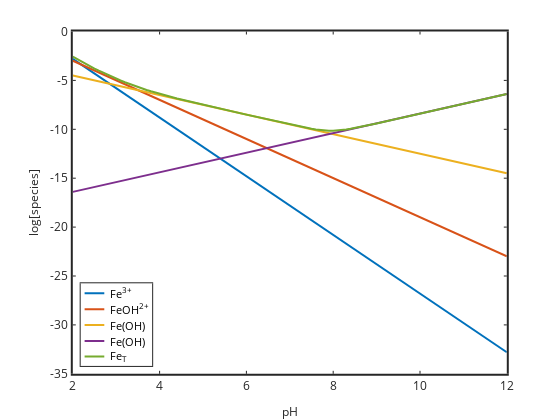
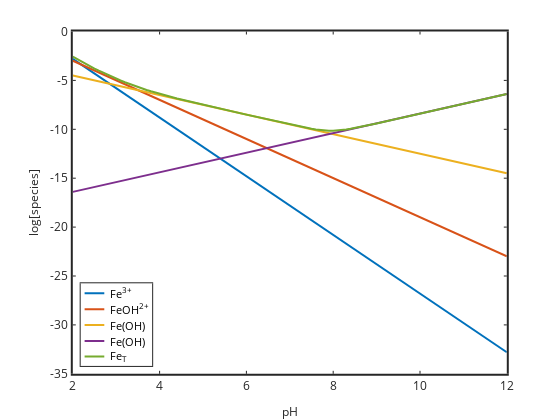

Notebook code cell kept with these figures, in order:
### Markdown cell above
# U shaped solubility diagram

For Fe$^{3+}$ we can have Fe(OH)$_{3(\mathrm{s})}$ form as a solid phase

$\mathrm{Fe(OH)}_{3(\mathrm{s})} \leftrightharpoons \mathrm{Fe}^{3+} + 3\mathrm{OH}^-$

with $K_{sp}$=10$^{-38.8}$

There are also 3 overall deprotonation reactions with $\beta_{a1}=10^{-2.19}$, $\beta_{a2}=10^{-5.7}$ and $\beta_{a4}=10^{-21.6}$.  Note: some databases include a $\beta_{a3}$ but the formation of Fe(OH)$_3$ as an aqueous species is not confirmed.

### Code cell
%plot -s 600,500 -f 'svg'
pH=2:0.1:12;
Ksp=10^-38.8;
B1=10^-2.19;
B2=10^-5.7;
B4=10^-21.6;
Kw=1e-14;
logFe=log10(Ksp./Kw^3)-3*pH; Fe=10.^logFe;
logFeOH=log10(B1*Ksp/Kw^3)-2*pH; FeOH=10.^logFeOH;
logFeOH2=log10(B2*Ksp/Kw^3)-pH; FeOH2=10.^logFeOH2;
logFeOH4=log10(B4*Ksp./Kw^3)+pH; FeOH4=10.^logFeOH4;
FeT=Fe+FeOH+FeOH2+FeOH4; logFeT=log10(FeT);
figure(1)
plot(pH,logFe,'linewidth',2,pH,logFeOH,'linewidth',2,pH,logFeOH2,'linewidth',2,...
pH,logFeOH4,'linewidth',2,pH,logFeT,'linewidth',2)
set(gca,'linewidth',2,'fontsize',12);
xlabel('pH','fontsize',12)
ylabel('log[species]','fontsize',12)
legend('Fe^{3+}','FeOH^{2+}','Fe(OH)_2^+','Fe(OH)_4^-','Fe_T','location','southwest');
figure(1)

### Figure 1 — Plotly figure (JSON) as saved in the notebook; plotly's stock layout.template omitted (floating-point values rounded to 4 significant figures)
{"data": [{"line": {"color": "rgb(0,113,188)", "dash": "solid", "width": 2}, "marker": {"color": "rgb(0,113,188)", "line": {"color": "rgb(0,113,188)"}, "size": 6, "symbol": "none"}, "mode": "lines", "name": "Fe^{3+}", "showlegend": true, "type": "scatter", "visibility": true, "x": [2, 2.1, 2.2, 2.3, 2.4, 2.5, 2.6, 2.7, 2.8, 2.9, 3, 3.1, 3.2, 3.3, 3.4, 3.5, 3.6, 3.7, 3.8, 3.9, 4, 4.1, 4.2, 4.3, 4.4, 4.5, 4.6, 4.7, 4.8, 4.9, 5, 5.1, 5.2, 5.3, 5.4, 5.5, 5.6, 5.7, 5.8, 5.9, 6, 6.1, 6.2, 6.3, 6.4, 6.5, 6.6, 6.7, 6.8, 6.9, 7, 7.1, 7.2, 7.3, 7.4, 7.5, 7.6, 7.7, 7.8, 7.9, 8, 8.1, 8.2, 8.3, 8.4, 8.5, 8.6, 8.7, 8.8, 8.9, 9, 9.1, 9.2, 9.3, 9.4, 9.5, 9.6, 9.7, 9.8, 9.9, 10, 10.1, 10.2, 10.3, 10.4, 10.5, 10.6, 10.7, 10.8, 10.9, 11, 11.1, 11.2, 11.3, 11.4, 11.5, 11.6, 11.7, 11.8, 11.9, 12], "xaxis": "x", "y": [-2.8, -3.1, -3.4, -3.7, -4.0, -4.3, -4.6, -4.9, -5.2, -5.5, -5.8, -6.1, -6.4, -6.7, -7.0, -7.3, -7.6, -7.9, -8.2, -8.5, -8.8, -9.1, -9.4, -9.7, -10.0, -10.3, -10.6, -10.9, -11.2, -11.5, -11.8, -12.1, -12.4, -12.7, -13, -13.3, -13.6, -13.9, -14.2, -14.5, -14.8, -15.1, -15.4, -15.7, -16, -16.3, -16.6, -16.9, -17.2, -17.5, -17.8, -18.1, -18.4, -18.7, -19, -19.3, -19.6, -19.9, -20.2, -20.5, -20.8, -21.1, -21.4, -21.7, -22, -22.3, -22.6, -22.9, -23.2, -23.5, -23.8, -24.1, -24.4, -24.7, -25, -25.3, -25.6, -25.9, -26.2, -26.5, -26.8, -27.1, -27.4, -27.7, -28, -28.3, -28.6, -28.9, -29.2, -29.5, -29.8, -30.1, -30.4, -30.7, -31, -31.3, -31.6, -31.9, -32.2, -32.5, -32.8], "yaxis": "y"}, {"line": {"color": "rgb(216,82,24)", "dash": "solid", "width": 2}, "marker": {"color": "rgb(216,82,24)", "line": {"color": "rgb(216,82,24)"}, "size": 6, "symbol": "none"}, "mode": "lines", "name": "FeOH^{2+}", "showlegend": true, "type": "scatter", "visibility": true, "x": [2, 2.1, 2.2, 2.3, 2.4, 2.5, 2.6, 2.7, 2.8, 2.9, 3, 3.1, 3.2, 3.3, 3.4, 3.5, 3.6, 3.7, 3.8, 3.9, 4, 4.1, 4.2, 4.3, 4.4, 4.5, 4.6, 4.7, 4.8, 4.9, 5, 5.1, 5.2, 5.3, 5.4, 5.5, 5.6, 5.7, 5.8, 5.9, 6, 6.1, 6.2, 6.3, 6.4, 6.5, 6.6, 6.7, 6.8, 6.9, 7, 7.1, 7.2, 7.3, 7.4, 7.5, 7.6, 7.7, 7.8, 7.9, 8, 8.1, 8.2, 8.3, 8.4, 8.5, 8.6, 8.7, 8.8, 8.9, 9, 9.1, 9.2, 9.3, 9.4, 9.5, 9.6, 9.7, 9.8, 9.9, 10, 10.1, 10.2, 10.3, 10.4, 10.5, 10.6, 10.7, 10.8, 10.9, 11, 11.1, 11.2, 11.3, 11.4, 11.5, 11.6, 11.7, 11.8, 11.9, 12], "xaxis": "x", "y": [-2.99, -3.19, -3.39, -3.59, -3.79, -3.99, -4.19, -4.39, -4.59, -4.79, -4.99, -5.19, -5.39, -5.59, -5.79, -5.99, -6.19, -6.39, -6.59, -6.79, -6.99, -7.19, -7.39, -7.59, -7.79, -7.99, -8.19, -8.39, -8.59, -8.79, -8.99, -9.19, -9.39, -9.59, -9.79, -9.99, -10.19, -10.39, -10.59, -10.79, -10.99, -11.19, -11.39, -11.59, -11.79, -11.99, -12.19, -12.39, -12.59, -12.79, -12.99, -13.19, -13.39, -13.59, -13.79, -13.99, -14.19, -14.39, -14.59, -14.79, -14.99, -15.19, -15.39, -15.59, -15.79, -15.99, -16.19, -16.39, -16.59, -16.79, -16.99, -17.19, -17.39, -17.59, -17.79, -17.99, -18.19, -18.39, -18.59, -18.79, -18.99, -19.19, -19.39, -19.59, -19.79, -19.99, -20.19, -20.39, -20.59, -20.79, -20.99, -21.19, -21.39, -21.59, -21.79, -21.99, -22.19, -22.39, -22.59, -22.79, -22.99], "yaxis": "y"}, {"line": {"color": "rgb(236,176,31)", "dash": "solid", "width": 2}, "marker": {"color": "rgb(236,176,31)", "line": {"color": "rgb(236,176,31)"}, "size": 6, "symbol": "none"}, "mode": "lines", "name": "Fe(OH)_2^+", "showlegend": true, "type": "scatter", "visibility": true, "x": [2, 2.1, 2.2, 2.3, 2.4, 2.5, 2.6, 2.7, 2.8, 2.9, 3, 3.1, 3.2, 3.3, 3.4, 3.5, 3.6, 3.7, 3.8, 3.9, 4, 4.1, 4.2, 4.3, 4.4, 4.5, 4.6, 4.7, 4.8, 4.9, 5, 5.1, 5.2, 5.3, 5.4, 5.5, 5.6, 5.7, 5.8, 5.9, 6, 6.1, 6.2, 6.3, 6.4, 6.5, 6.6, 6.7, 6.8, 6.9, 7, 7.1, 7.2, 7.3, 7.4, 7.5, 7.6, 7.7, 7.8, 7.9, 8, 8.1, 8.2, 8.3, 8.4, 8.5, 8.6, 8.7, 8.8, 8.9, 9, 9.1, 9.2, 9.3, 9.4, 9.5, 9.6, 9.7, 9.8, 9.9, 10, 10.1, 10.2, 10.3, 10.4, 10.5, 10.6, 10.7, 10.8, 10.9, 11, 11.1, 11.2, 11.3, 11.4, 11.5, 11.6, 11.7, 11.8, 11.9, 12], "xaxis": "x", "y": [-4.5, -4.6, -4.7, -4.8, -4.9, -5.0, -5.1, -5.2, -5.3, -5.4, -5.5, -5.6, -5.7, -5.8, -5.9, -6.0, -6.1, -6.2, -6.3, -6.4, -6.5, -6.6, -6.7, -6.8, -6.9, -7.0, -7.1, -7.2, -7.3, -7.4, -7.5, -7.6, -7.7, -7.8, -7.9, -8.0, -8.1, -8.2, -8.3, -8.4, -8.5, -8.6, -8.7, -8.8, -8.9, -9.0, -9.1, -9.2, -9.3, -9.4, -9.5, -9.6, -9.7, -9.8, -9.9, -10.0, -10.1, -10.2, -10.3, -10.4, -10.5, -10.6, -10.7, -10.8, -10.9, -11.0, -11.1, -11.2, -11.3, -11.4, -11.5, -11.6, -11.7, -11.8, -11.9, -12.0, -12.1, -12.2, -12.3, -12.4, -12.5, -12.6, -12.7, -12.8, -12.9, -13.0, -13.1, -13.2, -13.3, -13.4, -13.5, -13.6, -13.7, -13.8, -13.9, -14.0, -14.1, -14.2, -14.3, -14.4, -14.5], "yaxis": "y"}, {"line": {"color": "rgb(125,46,141)", "dash": "solid", "width": 2}, "marker": {"color": "rgb(125,46,141)", "line": {"color": "rgb(125,46,141)"}, "size": 6, "symbol": "none"}, "mode": "lines", "name": "Fe(OH)_4^-", "showlegend": true, "type": "scatter", "visibility": true, "x": [2, 2.1, 2.2, 2.3, 2.4, 2.5, 2.6, 2.7, 2.8, 2.9, 3, 3.1, 3.2, 3.3, 3.4, 3.5, 3.6, 3.7, 3.8, 3.9, 4, 4.1, 4.2, 4.3, 4.4, 4.5, 4.6, 4.7, 4.8, 4.9, 5, 5.1, 5.2, 5.3, 5.4, 5.5, 5.6, 5.7, 5.8, 5.9, 6, 6.1, 6.2, 6.3, 6.4, 6.5, 6.6, 6.7, 6.8, 6.9, 7, 7.1, 7.2, 7.3, 7.4, 7.5, 7.6, 7.7, 7.8, 7.9, 8, 8.1, 8.2, 8.3, 8.4, 8.5, 8.6, 8.7, 8.8, 8.9, 9, 9.1, 9.2, 9.3, 9.4, 9.5, 9.6, 9.7, 9.8, 9.9, 10, 10.1, 10.2, 10.3, 10.4, 10.5, 10.6, 10.7, 10.8, 10.9, 11, 11.1, 11.2, 11.3, 11.4, 11.5, 11.6, 11.7, 11.8, 11.9, 12], "xaxis": "x", "y": [-16.4, -16.3, -16.2, -16.1, -16.0, -15.9, -15.8, -15.7, -15.6, -15.5, -15.4, -15.3, -15.2, -15.1, -15.0, -14.9, -14.8, -14.7, -14.6, -14.5, -14.4, -14.3, -14.2, -14.1, -14.0, -13.9, -13.8, -13.7, -13.6, -13.5, -13.4, -13.3, -13.2, -13.1, -13.0, -12.9, -12.8, -12.7, -12.6, -12.5, -12.4, -12.3, -12.2, -12.1, -12.0, -11.9, -11.8, -11.7, -11.6, -11.5, -11.4, -11.3, -11.2, -11.1, -11.0, -10.9, -10.8, -10.7, -10.6, -10.5, -10.4, -10.3, -10.2, -10.1, -10.0, -9.9, -9.8, -9.7, -9.6, -9.5, -9.4, -9.3, -9.2, -9.1, -9.0, -8.9, -8.8, -8.7, -8.6, -8.5, -8.4, -8.3, -8.2, -8.1, -8.0, -7.9, -7.8, -7.7, -7.6, -7.5, -7.4, -7.3, -7.2, -7.1, -7.0, -6.9, -6.8, -6.7, -6.6, -6.5, -6.4], "yaxis": "y"}, {"line": {"color": "rgb(118,171,47)", "dash": "solid", "width": 2}, "marker": {"color": "rgb(118,171,47)", "line": {"color": "rgb(118,171,47)"}, "size": 6, "symbol": "none"}, "mode": "lines", "name": "Fe_T", "showlegend": true, "type": "scatter", "visibility": true, "x": [2, 2.1, 2.2, 2.3, 2.4, 2.5, 2.6, 2.7, 2.8, 2.9, 3, 3.1, 3.2, 3.3, 3.4, 3.5, 3.6, 3.7, 3.8, 3.9, 4, 4.1, 4.2, 4.3, 4.4, 4.5, 4.6, 4.7, 4.8, 4.9, 5, 5.1, 5.2, 5.3, 5.4, 5.5, 5.6, 5.7, 5.8, 5.9, 6, 6.1, 6.2, 6.3, 6.4, 6.5, 6.6, 6.7, 6.8, 6.9, 7, 7.1, 7.2, 7.3, 7.4, 7.5, 7.6, 7.7, 7.8, 7.9, 8, 8.1, 8.2, 8.3, 8.4, 8.5, 8.6, 8.7, 8.8, 8.9, 9, 9.1, 9.2, 9.3, 9.4, 9.5, 9.6, 9.7, 9.8, 9.9, 10, 10.1, 10.2, 10.3, 10.4, 10.5, 10.6, 10.7, 10.8, 10.9, 11, 11.1, 11.2, 11.3, 11.4, 11.5, 11.6, 11.7, 11.8, 11.9, 12], "xaxis": "x", "y": [-2.578, -2.834, -3.083, -3.326, -3.561, -3.789, -4.01, -4.224, -4.432, -4.632, -4.824, -5.01, -5.189, -5.361, -5.526, -5.683, -5.834, -5.978, -6.117, -6.249, -6.377, -6.5, -6.619, -6.734, -6.847, -6.957, -7.066, -7.173, -7.278, -7.383, -7.486, -7.589, -7.691, -7.793, -7.894, -7.996, -8.096, -8.197, -8.298, -8.398, -8.499, -8.599, -8.699, -8.799, -8.899, -8.999, -9.099, -9.198, -9.298, -9.396, -9.494, -9.591, -9.686, -9.779, -9.867, -9.948, -10.02, -10.08, -10.12, -10.15, -10.15, -10.12, -10.08, -10.02, -9.949, -9.867, -9.779, -9.686, -9.591, -9.495, -9.397, -9.298, -9.199, -9.099, -8.999, -8.9, -8.8, -8.7, -8.6, -8.5, -8.4, -8.3, -8.2, -8.1, -8.0, -7.9, -7.8, -7.7, -7.6, -7.5, -7.4, -7.3, -7.2, -7.1, -7.0, -6.9, -6.8, -6.7, -6.6, -6.5, -6.4], "yaxis": "y"}, {"hoverinfo": "none", "line": {"color": "rgb(0,113,188)", "dash": "solid", "width": 2}, "marker": {"color": "rgb(0,113,188)", "line": {"color": "rgb(0,113,188)"}, "size": 6, "symbol": "none"}, "mode": "lines", "name": "", "showlegend": false, "type": "scatter", "visibility": true, "x": [3, 18], "xaxis": "x2", "y": [7.573, 7.573], "yaxis": "y2"}, {"hoverinfo": "none", "line": {"color": "rgb(216,82,24)", "dash": "solid", "width": 2}, "marker": {"color": "rgb(216,82,24)", "line": {"color": "rgb(216,82,24)"}, "size": 6, "symbol": "none"}, "mode": "lines", "name": "", "showlegend": false, "type": "scatter", "visibility": true, "x": [3, 18], "xaxis": "x2", "y": [19.72, 19.72], "yaxis": "y2"}, {"hoverinfo": "none", "line": {"color": "rgb(236,176,31)", "dash": "solid", "width": 2}, "marker": {"color": "rgb(236,176,31)", "line": {"color": "rgb(236,176,31)"}, "size": 6, "symbol": "none"}, "mode": "lines", "name": "", "showlegend": false, "type": "scatter", "visibility": true, "x": [3, 18], "xaxis": "x2", "y": [31.86, 31.86], "yaxis": "y2"}, {"hoverinfo": "none", "line": {"color": "rgb(125,46,141)", "dash": "solid", "width": 2}, "marker": {"color": "rgb(125,46,141)", "line": {"color": "rgb(125,46,141)"}, "size": 6, "symbol": "none"}, "mode": "lines", "name": "", "showlegend": false, "type": "scatter", "visibility": true, "x": [3, 18], "xaxis": "x2", "y": [44.01, 44.01], "yaxis": "y2"}, {"hoverinfo": "none", "line": {"color": "rgb(118,171,47)", "dash": "solid", "width": 2}, "marker": {"color": "rgb(118,171,47)", "line": {"color": "rgb(118,171,47)"}, "size": 6, "symbol": "none"}, "mode": "lines", "name": "", "showlegend": false, "type": "scatter", "visibility": true, "x": [3, 18], "xaxis": "x2", "y": [55.77, 55.77], "yaxis": "y2"}], "layout": {"annotations": [{"font": {"color": "rgb(0, 0, 0)", "size": 10.8}, "showarrow": false, "text": "Fe<sup>3+</sup>", "x": 21, "xanchor": "left", "xref": "x2", "y": 7.573, "yanchor": "middle", "yref": "y2"}, {"font": {"color": "rgb(0, 0, 0)", "size": 10.8}, "showarrow": false, "text": "FeOH<sup>2+</sup>", "x": 21, "xanchor": "left", "xref": "x2", "y": 19.72, "yanchor": "middle", "yref": "y2"}, {"font": {"color": "rgb(0, 0, 0)", "size": 10.8}, "showarrow": false, "text": "Fe(OH)", "x": 21, "xanchor": "left", "xref": "x2", "y": 31.86, "yanchor": "middle", "yref": "y2"}, {"font": {"color": "rgb(0, 0, 0)", "size": 10.8}, "showarrow": false, "text": "Fe(OH)", "x": 21, "xanchor": "left", "xref": "x2", "y": 44.01, "yanchor": "middle", "yref": "y2"}, {"font": {"color": "rgb(0, 0, 0)", "size": 10.8}, "showarrow": false, "text": "Fe<sub>T</sub>", "x": 21, "xanchor": "left", "xref": "x2", "y": 55.77, "yanchor": "middle", "yref": "y2"}], "height": 420, "hovermode": "closest", "margin": {"b": 0, "l": 0, "r": 0, "t": 0}, "plot_bgcolor": "rgba(0, 0, 0, 0)", "showlegend": false, "width": 560, "xaxis": {"anchor": "y", "autorange": false, "domain": [0.13, 0.905], "exponentformat": "none", "gridcolor": "rgba(38,38,38,0.15)", "gridwidth": 2, "linecolor": "rgb(38,38,38)", "linewidth": 2, "mirror": "ticks", "range": [2, 12], "showgrid": false, "showline": true, "side": "bottom", "spikedash": "solid", "spikemode": "across", "spikesides": false, "spikethickness": 1, "tickangle": 0, "tickcolor": "rgb(38,38,38)", "tickfont": {"color": "rgb(38,38,38)", "size": 12}, "ticklen": 3, "ticks": "inside", "ticktext": ["2", "4", "6", "8", "10", "12"], "tickvals": [2, 4, 6, 8, 10, 12], "title": {"font": {"color": "rgb(38,38,38)", "size": 12}, "text": "pH"}, "type": "linear", "visible": true, "zeroline": false}, "xaxis2": {"anchor": "y2", "autorange": false, "domain": [0.1441, 0.2717], "exponentformat": "none", "fixedrange": true, "gridcolor": "rgba(38,38,38,0.15)", "gridwidth": 1, "linecolor": "rgb(38,38,38)", "linewidth": 1, "mirror": true, "range": [0, 54.48], "showgrid": false, "showline": true, "showspikes": false, "side": "bottom", "spikedash": "solid", "spikemode": "across", "spikesides": false, "spikethickness": 1, "tickangle": 0, "tickcolor": "rgb(38,38,38)", "tickfont": {"color": "rgb(38,38,38)", "size": 10.8}, "ticklen": 3, "ticks": "", "ticktext": [], "tickvals": [], "title": {"font": {"color": "rgb(0, 0, 0)", "size": 11.88}, "text": ""}, "type": "linear", "visible": true, "zeroline": false}, "yaxis": {"anchor": "x", "autorange": false, "domain": [0.11, 0.925], "exponentformat": "none", "gridcolor": "rgba(38,38,38,0.15)", "gridwidth": 2, "linecolor": "rgb(38,38,38)", "linewidth": 2, "mirror": "ticks", "range": [-35, 0], "showgrid": false, "showline": true, "side": "left", "spikedash": "solid", "spikemode": "across", "spikesides": false, "spikethickness": 1, "tickangle": 0, "tickcolor": "rgb(38,38,38)", "tickfont": {"color": "rgb(38,38,38)", "size": 12}, "ticklen": 3, "ticks": "inside", "ticktext": ["-35", "-30", "-25", "-20", "-15", "-10", "-5", "0"], "tickvals": [-35, -30, -25, -20, -15, -10, -5, 0], "title": {"font": {"color": "rgb(38,38,38)", "size": 12}, "text": "log[species]"}, "type": "linear", "visible": true, "zeroline": false}, "yaxis2": {"anchor": "x2", "autorange": false, "domain": [0.1287, 0.3255], "exponentformat": "none", "fixedrange": true, "gridcolor": "rgba(38,38,38,0.15)", "gridwidth": 1, "linecolor": "rgb(38,38,38)", "linewidth": 1, "mirror": true, "range": [62.96, 0], "showgrid": false, "showline": true, "showspikes": false, "side": "left", "spikedash": "solid", "spikemode": "across", "spikesides": false, "spikethickness": 1, "tickangle": 0, "tickcolor": "rgb(38,38,38)", "tickfont": {"color": "rgb(38,38,38)", "size": 10.8}, "ticklen": 3, "ticks": "", "ticktext": [], "tickvals": [], "title": {"font": {"color": "rgb(0, 0, 0)", "size": 11.88}, "text": ""}, "type": "linear", "visible": true, "zeroline": false}}}

### Figure 2 — Plotly figure (JSON) as saved in the notebook; plotly's stock layout.template omitted (floating-point values rounded to 4 significant figures)
{"data": [{"line": {"color": "rgb(0,113,188)", "dash": "solid", "width": 2}, "marker": {"color": "rgb(0,113,188)", "line": {"color": "rgb(0,113,188)"}, "size": 6, "symbol": "none"}, "mode": "lines", "name": "Fe^{3+}", "showlegend": true, "type": "scatter", "visibility": true, "x": [2, 2.1, 2.2, 2.3, 2.4, 2.5, 2.6, 2.7, 2.8, 2.9, 3, 3.1, 3.2, 3.3, 3.4, 3.5, 3.6, 3.7, 3.8, 3.9, 4, 4.1, 4.2, 4.3, 4.4, 4.5, 4.6, 4.7, 4.8, 4.9, 5, 5.1, 5.2, 5.3, 5.4, 5.5, 5.6, 5.7, 5.8, 5.9, 6, 6.1, 6.2, 6.3, 6.4, 6.5, 6.6, 6.7, 6.8, 6.9, 7, 7.1, 7.2, 7.3, 7.4, 7.5, 7.6, 7.7, 7.8, 7.9, 8, 8.1, 8.2, 8.3, 8.4, 8.5, 8.6, 8.7, 8.8, 8.9, 9, 9.1, 9.2, 9.3, 9.4, 9.5, 9.6, 9.7, 9.8, 9.9, 10, 10.1, 10.2, 10.3, 10.4, 10.5, 10.6, 10.7, 10.8, 10.9, 11, 11.1, 11.2, 11.3, 11.4, 11.5, 11.6, 11.7, 11.8, 11.9, 12], "xaxis": "x", "y": [-2.8, -3.1, -3.4, -3.7, -4.0, -4.3, -4.6, -4.9, -5.2, -5.5, -5.8, -6.1, -6.4, -6.7, -7.0, -7.3, -7.6, -7.9, -8.2, -8.5, -8.8, -9.1, -9.4, -9.7, -10.0, -10.3, -10.6, -10.9, -11.2, -11.5, -11.8, -12.1, -12.4, -12.7, -13, -13.3, -13.6, -13.9, -14.2, -14.5, -14.8, -15.1, -15.4, -15.7, -16, -16.3, -16.6, -16.9, -17.2, -17.5, -17.8, -18.1, -18.4, -18.7, -19, -19.3, -19.6, -19.9, -20.2, -20.5, -20.8, -21.1, -21.4, -21.7, -22, -22.3, -22.6, -22.9, -23.2, -23.5, -23.8, -24.1, -24.4, -24.7, -25, -25.3, -25.6, -25.9, -26.2, -26.5, -26.8, -27.1, -27.4, -27.7, -28, -28.3, -28.6, -28.9, -29.2, -29.5, -29.8, -30.1, -30.4, -30.7, -31, -31.3, -31.6, -31.9, -32.2, -32.5, -32.8], "yaxis": "y"}, {"line": {"color": "rgb(216,82,24)", "dash": "solid", "width": 2}, "marker": {"color": "rgb(216,82,24)", "line": {"color": "rgb(216,82,24)"}, "size": 6, "symbol": "none"}, "mode": "lines", "name": "FeOH^{2+}", "showlegend": true, "type": "scatter", "visibility": true, "x": [2, 2.1, 2.2, 2.3, 2.4, 2.5, 2.6, 2.7, 2.8, 2.9, 3, 3.1, 3.2, 3.3, 3.4, 3.5, 3.6, 3.7, 3.8, 3.9, 4, 4.1, 4.2, 4.3, 4.4, 4.5, 4.6, 4.7, 4.8, 4.9, 5, 5.1, 5.2, 5.3, 5.4, 5.5, 5.6, 5.7, 5.8, 5.9, 6, 6.1, 6.2, 6.3, 6.4, 6.5, 6.6, 6.7, 6.8, 6.9, 7, 7.1, 7.2, 7.3, 7.4, 7.5, 7.6, 7.7, 7.8, 7.9, 8, 8.1, 8.2, 8.3, 8.4, 8.5, 8.6, 8.7, 8.8, 8.9, 9, 9.1, 9.2, 9.3, 9.4, 9.5, 9.6, 9.7, 9.8, 9.9, 10, 10.1, 10.2, 10.3, 10.4, 10.5, 10.6, 10.7, 10.8, 10.9, 11, 11.1, 11.2, 11.3, 11.4, 11.5, 11.6, 11.7, 11.8, 11.9, 12], "xaxis": "x", "y": [-2.99, -3.19, -3.39, -3.59, -3.79, -3.99, -4.19, -4.39, -4.59, -4.79, -4.99, -5.19, -5.39, -5.59, -5.79, -5.99, -6.19, -6.39, -6.59, -6.79, -6.99, -7.19, -7.39, -7.59, -7.79, -7.99, -8.19, -8.39, -8.59, -8.79, -8.99, -9.19, -9.39, -9.59, -9.79, -9.99, -10.19, -10.39, -10.59, -10.79, -10.99, -11.19, -11.39, -11.59, -11.79, -11.99, -12.19, -12.39, -12.59, -12.79, -12.99, -13.19, -13.39, -13.59, -13.79, -13.99, -14.19, -14.39, -14.59, -14.79, -14.99, -15.19, -15.39, -15.59, -15.79, -15.99, -16.19, -16.39, -16.59, -16.79, -16.99, -17.19, -17.39, -17.59, -17.79, -17.99, -18.19, -18.39, -18.59, -18.79, -18.99, -19.19, -19.39, -19.59, -19.79, -19.99, -20.19, -20.39, -20.59, -20.79, -20.99, -21.19, -21.39, -21.59, -21.79, -21.99, -22.19, -22.39, -22.59, -22.79, -22.99], "yaxis": "y"}, {"line": {"color": "rgb(236,176,31)", "dash": "solid", "width": 2}, "marker": {"color": "rgb(236,176,31)", "line": {"color": "rgb(236,176,31)"}, "size": 6, "symbol": "none"}, "mode": "lines", "name": "Fe(OH)_2^+", "showlegend": true, "type": "scatter", "visibility": true, "x": [2, 2.1, 2.2, 2.3, 2.4, 2.5, 2.6, 2.7, 2.8, 2.9, 3, 3.1, 3.2, 3.3, 3.4, 3.5, 3.6, 3.7, 3.8, 3.9, 4, 4.1, 4.2, 4.3, 4.4, 4.5, 4.6, 4.7, 4.8, 4.9, 5, 5.1, 5.2, 5.3, 5.4, 5.5, 5.6, 5.7, 5.8, 5.9, 6, 6.1, 6.2, 6.3, 6.4, 6.5, 6.6, 6.7, 6.8, 6.9, 7, 7.1, 7.2, 7.3, 7.4, 7.5, 7.6, 7.7, 7.8, 7.9, 8, 8.1, 8.2, 8.3, 8.4, 8.5, 8.6, 8.7, 8.8, 8.9, 9, 9.1, 9.2, 9.3, 9.4, 9.5, 9.6, 9.7, 9.8, 9.9, 10, 10.1, 10.2, 10.3, 10.4, 10.5, 10.6, 10.7, 10.8, 10.9, 11, 11.1, 11.2, 11.3, 11.4, 11.5, 11.6, 11.7, 11.8, 11.9, 12], "xaxis": "x", "y": [-4.5, -4.6, -4.7, -4.8, -4.9, -5.0, -5.1, -5.2, -5.3, -5.4, -5.5, -5.6, -5.7, -5.8, -5.9, -6.0, -6.1, -6.2, -6.3, -6.4, -6.5, -6.6, -6.7, -6.8, -6.9, -7.0, -7.1, -7.2, -7.3, -7.4, -7.5, -7.6, -7.7, -7.8, -7.9, -8.0, -8.1, -8.2, -8.3, -8.4, -8.5, -8.6, -8.7, -8.8, -8.9, -9.0, -9.1, -9.2, -9.3, -9.4, -9.5, -9.6, -9.7, -9.8, -9.9, -10.0, -10.1, -10.2, -10.3, -10.4, -10.5, -10.6, -10.7, -10.8, -10.9, -11.0, -11.1, -11.2, -11.3, -11.4, -11.5, -11.6, -11.7, -11.8, -11.9, -12.0, -12.1, -12.2, -12.3, -12.4, -12.5, -12.6, -12.7, -12.8, -12.9, -13.0, -13.1, -13.2, -13.3, -13.4, -13.5, -13.6, -13.7, -13.8, -13.9, -14.0, -14.1, -14.2, -14.3, -14.4, -14.5], "yaxis": "y"}, {"line": {"color": "rgb(125,46,141)", "dash": "solid", "width": 2}, "marker": {"color": "rgb(125,46,141)", "line": {"color": "rgb(125,46,141)"}, "size": 6, "symbol": "none"}, "mode": "lines", "name": "Fe(OH)_4^-", "showlegend": true, "type": "scatter", "visibility": true, "x": [2, 2.1, 2.2, 2.3, 2.4, 2.5, 2.6, 2.7, 2.8, 2.9, 3, 3.1, 3.2, 3.3, 3.4, 3.5, 3.6, 3.7, 3.8, 3.9, 4, 4.1, 4.2, 4.3, 4.4, 4.5, 4.6, 4.7, 4.8, 4.9, 5, 5.1, 5.2, 5.3, 5.4, 5.5, 5.6, 5.7, 5.8, 5.9, 6, 6.1, 6.2, 6.3, 6.4, 6.5, 6.6, 6.7, 6.8, 6.9, 7, 7.1, 7.2, 7.3, 7.4, 7.5, 7.6, 7.7, 7.8, 7.9, 8, 8.1, 8.2, 8.3, 8.4, 8.5, 8.6, 8.7, 8.8, 8.9, 9, 9.1, 9.2, 9.3, 9.4, 9.5, 9.6, 9.7, 9.8, 9.9, 10, 10.1, 10.2, 10.3, 10.4, 10.5, 10.6, 10.7, 10.8, 10.9, 11, 11.1, 11.2, 11.3, 11.4, 11.5, 11.6, 11.7, 11.8, 11.9, 12], "xaxis": "x", "y": [-16.4, -16.3, -16.2, -16.1, -16.0, -15.9, -15.8, -15.7, -15.6, -15.5, -15.4, -15.3, -15.2, -15.1, -15.0, -14.9, -14.8, -14.7, -14.6, -14.5, -14.4, -14.3, -14.2, -14.1, -14.0, -13.9, -13.8, -13.7, -13.6, -13.5, -13.4, -13.3, -13.2, -13.1, -13.0, -12.9, -12.8, -12.7, -12.6, -12.5, -12.4, -12.3, -12.2, -12.1, -12.0, -11.9, -11.8, -11.7, -11.6, -11.5, -11.4, -11.3, -11.2, -11.1, -11.0, -10.9, -10.8, -10.7, -10.6, -10.5, -10.4, -10.3, -10.2, -10.1, -10.0, -9.9, -9.8, -9.7, -9.6, -9.5, -9.4, -9.3, -9.2, -9.1, -9.0, -8.9, -8.8, -8.7, -8.6, -8.5, -8.4, -8.3, -8.2, -8.1, -8.0, -7.9, -7.8, -7.7, -7.6, -7.5, -7.4, -7.3, -7.2, -7.1, -7.0, -6.9, -6.8, -6.7, -6.6, -6.5, -6.4], "yaxis": "y"}, {"line": {"color": "rgb(118,171,47)", "dash": "solid", "width": 2}, "marker": {"color": "rgb(118,171,47)", "line": {"color": "rgb(118,171,47)"}, "size": 6, "symbol": "none"}, "mode": "lines", "name": "Fe_T", "showlegend": true, "type": "scatter", "visibility": true, "x": [2, 2.1, 2.2, 2.3, 2.4, 2.5, 2.6, 2.7, 2.8, 2.9, 3, 3.1, 3.2, 3.3, 3.4, 3.5, 3.6, 3.7, 3.8, 3.9, 4, 4.1, 4.2, 4.3, 4.4, 4.5, 4.6, 4.7, 4.8, 4.9, 5, 5.1, 5.2, 5.3, 5.4, 5.5, 5.6, 5.7, 5.8, 5.9, 6, 6.1, 6.2, 6.3, 6.4, 6.5, 6.6, 6.7, 6.8, 6.9, 7, 7.1, 7.2, 7.3, 7.4, 7.5, 7.6, 7.7, 7.8, 7.9, 8, 8.1, 8.2, 8.3, 8.4, 8.5, 8.6, 8.7, 8.8, 8.9, 9, 9.1, 9.2, 9.3, 9.4, 9.5, 9.6, 9.7, 9.8, 9.9, 10, 10.1, 10.2, 10.3, 10.4, 10.5, 10.6, 10.7, 10.8, 10.9, 11, 11.1, 11.2, 11.3, 11.4, 11.5, 11.6, 11.7, 11.8, 11.9, 12], "xaxis": "x", "y": [-2.578, -2.834, -3.083, -3.326, -3.561, -3.789, -4.01, -4.224, -4.432, -4.632, -4.824, -5.01, -5.189, -5.361, -5.526, -5.683, -5.834, -5.978, -6.117, -6.249, -6.377, -6.5, -6.619, -6.734, -6.847, -6.957, -7.066, -7.173, -7.278, -7.383, -7.486, -7.589, -7.691, -7.793, -7.894, -7.996, -8.096, -8.197, -8.298, -8.398, -8.499, -8.599, -8.699, -8.799, -8.899, -8.999, -9.099, -9.198, -9.298, -9.396, -9.494, -9.591, -9.686, -9.779, -9.867, -9.948, -10.02, -10.08, -10.12, -10.15, -10.15, -10.12, -10.08, -10.02, -9.949, -9.867, -9.779, -9.686, -9.591, -9.495, -9.397, -9.298, -9.199, -9.099, -8.999, -8.9, -8.8, -8.7, -8.6, -8.5, -8.4, -8.3, -8.2, -8.1, -8.0, -7.9, -7.8, -7.7, -7.6, -7.5, -7.4, -7.3, -7.2, -7.1, -7.0, -6.9, -6.8, -6.7, -6.6, -6.5, -6.4], "yaxis": "y"}, {"hoverinfo": "none", "line": {"color": "rgb(0,113,188)", "dash": "solid", "width": 2}, "marker": {"color": "rgb(0,113,188)", "line": {"color": "rgb(0,113,188)"}, "size": 6, "symbol": "none"}, "mode": "lines", "name": "", "showlegend": false, "type": "scatter", "visibility": true, "x": [3, 18], "xaxis": "x2", "y": [7.573, 7.573], "yaxis": "y2"}, {"hoverinfo": "none", "line": {"color": "rgb(216,82,24)", "dash": "solid", "width": 2}, "marker": {"color": "rgb(216,82,24)", "line": {"color": "rgb(216,82,24)"}, "size": 6, "symbol": "none"}, "mode": "lines", "name": "", "showlegend": false, "type": "scatter", "visibility": true, "x": [3, 18], "xaxis": "x2", "y": [19.72, 19.72], "yaxis": "y2"}, {"hoverinfo": "none", "line": {"color": "rgb(236,176,31)", "dash": "solid", "width": 2}, "marker": {"color": "rgb(236,176,31)", "line": {"color": "rgb(236,176,31)"}, "size": 6, "symbol": "none"}, "mode": "lines", "name": "", "showlegend": false, "type": "scatter", "visibility": true, "x": [3, 18], "xaxis": "x2", "y": [31.86, 31.86], "yaxis": "y2"}, {"hoverinfo": "none", "line": {"color": "rgb(125,46,141)", "dash": "solid", "width": 2}, "marker": {"color": "rgb(125,46,141)", "line": {"color": "rgb(125,46,141)"}, "size": 6, "symbol": "none"}, "mode": "lines", "name": "", "showlegend": false, "type": "scatter", "visibility": true, "x": [3, 18], "xaxis": "x2", "y": [44.01, 44.01], "yaxis": "y2"}, {"hoverinfo": "none", "line": {"color": "rgb(118,171,47)", "dash": "solid", "width": 2}, "marker": {"color": "rgb(118,171,47)", "line": {"color": "rgb(118,171,47)"}, "size": 6, "symbol": "none"}, "mode": "lines", "name": "", "showlegend": false, "type": "scatter", "visibility": true, "x": [3, 18], "xaxis": "x2", "y": [55.77, 55.77], "yaxis": "y2"}], "layout": {"annotations": [{"font": {"color": "rgb(0, 0, 0)", "size": 10.8}, "showarrow": false, "text": "Fe<sup>3+</sup>", "x": 21, "xanchor": "left", "xref": "x2", "y": 7.573, "yanchor": "middle", "yref": "y2"}, {"font": {"color": "rgb(0, 0, 0)", "size": 10.8}, "showarrow": false, "text": "FeOH<sup>2+</sup>", "x": 21, "xanchor": "left", "xref": "x2", "y": 19.72, "yanchor": "middle", "yref": "y2"}, {"font": {"color": "rgb(0, 0, 0)", "size": 10.8}, "showarrow": false, "text": "Fe(OH)", "x": 21, "xanchor": "left", "xref": "x2", "y": 31.86, "yanchor": "middle", "yref": "y2"}, {"font": {"color": "rgb(0, 0, 0)", "size": 10.8}, "showarrow": false, "text": "Fe(OH)", "x": 21, "xanchor": "left", "xref": "x2", "y": 44.01, "yanchor": "middle", "yref": "y2"}, {"font": {"color": "rgb(0, 0, 0)", "size": 10.8}, "showarrow": false, "text": "Fe<sub>T</sub>", "x": 21, "xanchor": "left", "xref": "x2", "y": 55.77, "yanchor": "middle", "yref": "y2"}], "height": 420, "hovermode": "closest", "margin": {"b": 0, "l": 0, "r": 0, "t": 0}, "plot_bgcolor": "rgba(0, 0, 0, 0)", "showlegend": false, "width": 560, "xaxis": {"anchor": "y", "autorange": false, "domain": [0.13, 0.905], "exponentformat": "none", "gridcolor": "rgba(38,38,38,0.15)", "gridwidth": 2, "linecolor": "rgb(38,38,38)", "linewidth": 2, "mirror": "ticks", "range": [2, 12], "showgrid": false, "showline": true, "side": "bottom", "spikedash": "solid", "spikemode": "across", "spikesides": false, "spikethickness": 1, "tickangle": 0, "tickcolor": "rgb(38,38,38)", "tickfont": {"color": "rgb(38,38,38)", "size": 12}, "ticklen": 3, "ticks": "inside", "ticktext": ["2", "4", "6", "8", "10", "12"], "tickvals": [2, 4, 6, 8, 10, 12], "title": {"font": {"color": "rgb(38,38,38)", "size": 12}, "text": "pH"}, "type": "linear", "visible": true, "zeroline": false}, "xaxis2": {"anchor": "y2", "autorange": false, "domain": [0.1441, 0.2717], "exponentformat": "none", "fixedrange": true, "gridcolor": "rgba(38,38,38,0.15)", "gridwidth": 1, "linecolor": "rgb(38,38,38)", "linewidth": 1, "mirror": true, "range": [0, 54.48], "showgrid": false, "showline": true, "showspikes": false, "side": "bottom", "spikedash": "solid", "spikemode": "across", "spikesides": false, "spikethickness": 1, "tickangle": 0, "tickcolor": "rgb(38,38,38)", "tickfont": {"color": "rgb(38,38,38)", "size": 10.8}, "ticklen": 3, "ticks": "", "ticktext": [], "tickvals": [], "title": {"font": {"color": "rgb(0, 0, 0)", "size": 11.88}, "text": ""}, "type": "linear", "visible": true, "zeroline": false}, "yaxis": {"anchor": "x", "autorange": false, "domain": [0.11, 0.925], "exponentformat": "none", "gridcolor": "rgba(38,38,38,0.15)", "gridwidth": 2, "linecolor": "rgb(38,38,38)", "linewidth": 2, "mirror": "ticks", "range": [-35, 0], "showgrid": false, "showline": true, "side": "left", "spikedash": "solid", "spikemode": "across", "spikesides": false, "spikethickness": 1, "tickangle": 0, "tickcolor": "rgb(38,38,38)", "tickfont": {"color": "rgb(38,38,38)", "size": 12}, "ticklen": 3, "ticks": "inside", "ticktext": ["-35", "-30", "-25", "-20", "-15", "-10", "-5", "0"], "tickvals": [-35, -30, -25, -20, -15, -10, -5, 0], "title": {"font": {"color": "rgb(38,38,38)", "size": 12}, "text": "log[species]"}, "type": "linear", "visible": true, "zeroline": false}, "yaxis2": {"anchor": "x2", "autorange": false, "domain": [0.1287, 0.3255], "exponentformat": "none", "fixedrange": true, "gridcolor": "rgba(38,38,38,0.15)", "gridwidth": 1, "linecolor": "rgb(38,38,38)", "linewidth": 1, "mirror": true, "range": [62.96, 0], "showgrid": false, "showline": true, "showspikes": false, "side": "left", "spikedash": "solid", "spikemode": "across", "spikesides": false, "spikethickness": 1, "tickangle": 0, "tickcolor": "rgb(38,38,38)", "tickfont": {"color": "rgb(38,38,38)", "size": 10.8}, "ticklen": 3, "ticks": "", "ticktext": [], "tickvals": [], "title": {"font": {"color": "rgb(0, 0, 0)", "size": 11.88}, "text": ""}, "type": "linear", "visible": true, "zeroline": false}}}
